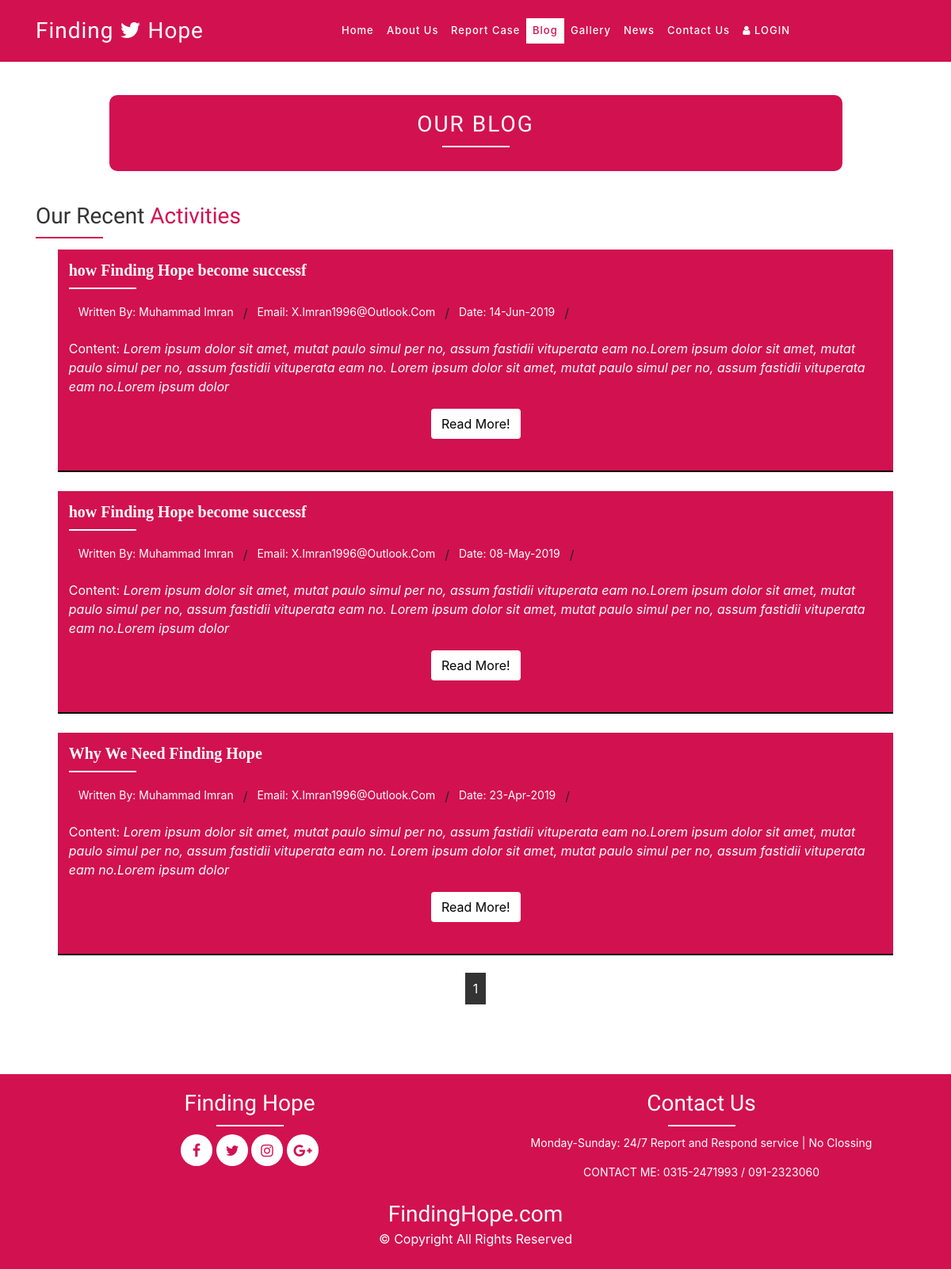
Screenshot of /blog.php with the database file from the repository.
### tables this page shows
CREATE TABLE `blog` (
  `B_Id` int(11) NOT NULL,
  `B_Title` varchar(32) NOT NULL,
  `AU_Id` int(11) NOT NULL,
  `B_FImage` varchar(101) NOT NULL,
  `B_Content` varchar(1000) NOT NULL,
  `B_Date` varchar(15) NOT NULL,
  `B_Status` varchar(15) NOT NULL
);

### functions/function.php (called while the page is built, shortened)
<?php
function getBlogPost($page, $perPage){
		$blogData= array();
		$sql = "SELECT * FROM blog WHERE B_Status = 'Published'  ORDER BY B_Id DESC LIMIT $page, $perPage";
		$result = myQuery($sql);
		while ($row = myFetchArray($result)) {
		$blogDataRow['B_Id']				=  $row['B_Id'];
		$blogDataRow['B_Title']    			=  $row['B_Title'];
		$blogDataRow['AU_Id']    			=  $row['AU_Id'];
		$blogDataRow['B_FImage']			=  $row['B_FImage'];
		$blogDataRow['B_Content']    		=  $row['B_Content'];
		$blogDataRow['B_Date']    		    =  $row['B_Date'];
		$blogDataRow['B_Status']    		=  $row['B_Status'];
		array_push($blogData, $blogDataRow);
	}
	return $blogData;
}
function totalPost(){
	$sql = "SELECT * FROM blog WHERE B_Status = 'Published'";
	$result = myQuery($sql);
	return myNumRowsCount($result);
}
?>

### functions/DB.php (called while the page is built, shortened)
<?php
$dbHost = "localhost";
$dbUser = "root";
$dbName = "finding_hope";
$dbPass = "";
$myConnection = mysqli_connect($dbHost, $dbUser, $dbPass, $dbName);
if ($myConnection) {
	return true;
}
function myQuery($query){
	global $myConnection;
	return mysqli_query($myConnection, $query);
}
function myNumRowsCount($result){
	return mysqli_num_rows($result);
}
function myFetchArray($result){
	return mysqli_fetch_array($result);
}
?>

### include/ourBlog.php (the view, shortened to what this page needs)
<div class="container blogBox">
	<div class="row">
	<div class="col-lg-12 mx-auto">
		<div class="row">
                	<?php
                	$pre_page = 4;
                    if(isset($_GET['page'])){
                        $page = $_GET['page'];
                    }
                    else{
                        $page = "";
                    }
                    if($page == "" || $page == 1){
                        $page_1 = 0;
                    }
                    else{
                        $page_1 = ($page * 4) - 4;
                    }
                    $postCount = totalPost();
                    $postCount = ceil($postCount / $pre_page);
                	$myPost = getBlogPost($page_1, $pre_page);
                	if (sizeof($myPost) > 0) {
                		foreach ($myPost as $key => $row) {?>
							<div class="col-md-12 wow fadeInUp" data-wow-delay="1.0s">
				                <div class="blog-contents">
				                  <div class="blog-img text-center">
				                  </div>
				                  <div class="case-details mx-auto">
				                  	 	<h2><?php echo $row['B_Title']; ?></h2>
				                  	 	<div class="separator_left"></div>
				                     <ol class="breadcrumb">
				                     	 <?php
				                     	  $sql="SELECT AU_Name,AU_Email FROM admin_user WHERE AU_Id = '{$row['AU_Id']}'";
                                        $result = myQuery($sql);
                                        while ($myRow = myFetchArray($result)) {
                                             echo "<li><p class='case-text'>Written By: {$myRow['AU_Name']}</p></li>/";
                                              echo "<li><p class='case-text'>Email: {$myRow['AU_Email']}</p></li>/";
                                        }?>
				                        <li><p class="case-text">Date: <?php echo $row['B_Date']; ?></p></li>/
				                     </ol>
				                    <p class="case-text">Content: <em><?php echo substr($row['B_Content'],0,280); ?></em></p>
				                     <div class="text-center">
										<a href="watchBlog.php?post=<?php echo $row['B_Id']; ?>" class="btn caseBtn hvr-bob">Read More!</a>
									</div>
				                  </div>
				                </div>
				            </div>
						<?php }} ?>
		</div>
		  				<ul class="pagination pagination-sm justify-content-center">
  	        <?php
            for ($i=1; $i <= $postCount ; $i++) {
                if ($i == $page) {
                	echo "<li class='page-item'><a class='page-link' style='padding:10px; background:#32CD32; color:#FFF; text-decoration:none;' href='blog.php?page={$i}'>{$i}</a></li>";
                }else{
                echo "<li class='page-item'><a class'page-link' style='padding:10px; background: #333; color:#FFF; text-decoration:none;' href='blog.php?page={$i}'>{$i}</a></li>";
                }
          	  }
			?>
  				</ul>
	</div>
  </div>
</div>

### css/style4.css (style rules this page uses)
body { background: #fff; }
.caseBtn { background:#fff; color: #000; }
.separator_left { width:85px; height:2px; margin:10px 0px; background: #fff; }
.case-details { padding: 14px; background: #D21151; width: 95%; position: relative; top: -30px; padding-bottom: 40px; border-bottom: 2px solid #000; }
.breadcrumb { padding: 8px 0px; margin-bottom: 0px; list-style: none; background-color: transparent; border-radius: 0px; text-transform: capitalize; }
.breadcrumb li { padding-left: 12px; padding-right: 12px; }
.breadcrumb li p,.breadcrumb li p { text-decoration:none; font-size: 14px; color: #FFF; font-weight: 400; cursor: pointer; }
.case-text { color:#FFF !important; }
.case-details a { text-decoration:none; }
.case-details h2 { font-size: 20px; font-weight: 550; color: #FFF; font-family:verdana; }
.blogBox { margin-top: 20px; }
.blog-contents .blog-img { width: 100%; }

### rows the page displays
blog: B_Title "how Finding Hope become successf", B_Date "14-Jun-2019", B_Content "Lorem ipsum dolor sit amet, mutat paulo simul per no, assum fastidii vituperata eam no.Lorem ipsum dolor sit amet, mutat paulo simul per no, assum fastidii vituperata eam no. Lorem ipsum dolor sit amet, mutat paulo simul per no, assum fastidii vituperata eam no.Lorem ipsum dolor"
blog: B_Title "how Finding Hope become successf", B_Date "08-May-2019", B_Content "Lorem ipsum dolor sit amet, mutat paulo simul per no, assum fastidii vituperata eam no.Lorem ipsum dolor sit amet, mutat paulo simul per no, assum fastidii vituperata eam no. Lorem ipsum dolor sit amet, mutat paulo simul per no, assum fastidii vituperata eam no.Lorem ipsum dolor"
blog: B_Title "Why We Need Finding Hope", B_Date "23-Apr-2019", B_Content "Lorem ipsum dolor sit amet, mutat paulo simul per no, assum fastidii vituperata eam no.Lorem ipsum dolor sit amet, mutat paulo simul per no, assum fastidii vituperata eam no. Lorem ipsum dolor sit amet, mutat paulo simul per no, assum fastidii vituperata eam no.Lorem ipsum dolor"

### other values shown
$myRow['AU_Name'] "Muhammad Imran"
$myRow['AU_Email'] "X.imran1996@outlook.com"
